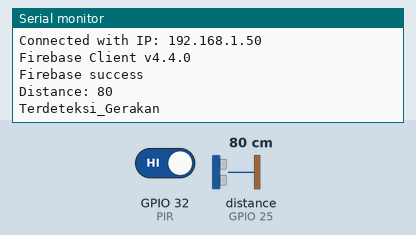
Simulated run of this sketch. Board: ESP32. On the bench: the last lines printed to the serial monitor. Wiring (inferred from the names in the program): ultrasonic range finder: trigger GPIO 26; echo GPIO 25. The test bench sets the inputs (shaded band); at power-on: GPIO 32 (PIR) HIGH, distance to the obstacle (sensor on GPIO 25) 80 cm. The echo pulse lasts 58.3 µs per cm; WiFi joins after 1.5 s; servers stay silent unless stated.

Above: at 2.7 s.
2.8 s: GPIO 32 (PIR) driven LOW
At 7.4 s:
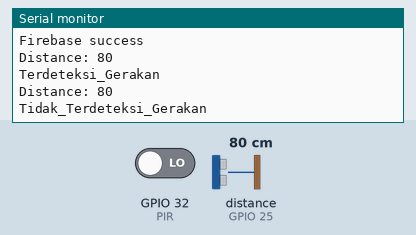
13.5 s: distance to the obstacle (sensor on GPIO 25) set to 2 cm
At 18.0 s:
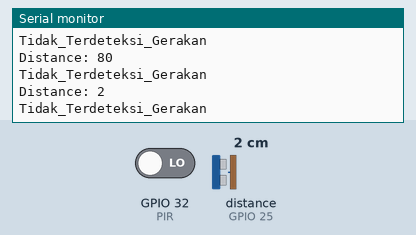
19.4 s: distance to the obstacle (sensor on GPIO 25) set to 4 cm
At 23.3 s:
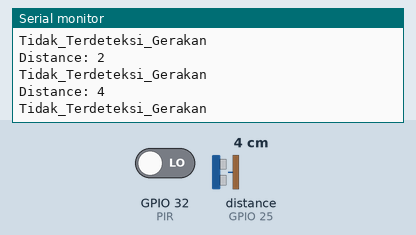
Timing chart, 0 to 24.8 s (numbered marks = the images above; inputs shaded):
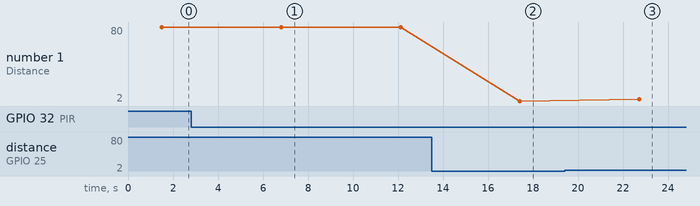

The sketch:

ESP1PPITubes.ino
```cpp
#include <Firebase_ESP_Client.h>
#include "addons/TokenHelper.h"
#include "addons/RTDBHelper.h"
#include <Wifi.h>

FirebaseData fbdo;
FirebaseAuth auth;
FirebaseConfig config;
bool signupOK = false;
#define WIFI_SSID "Pesonabali"
#define WIFI_PASSWORD "TU260922"
#define API_KEY "AIzaSyDtph1iI1NOzzjmFMvUTEffg1oFrMgGCLk"
#define DATABASE_URL "https://makankucing-1419d-default-rtdb.firebaseio.com/"

//variabel buat Ultrasonik
#define echoPin 25 //atur aja sesuai pin yg mau dipake
#define trigPin 26 //atur aja sesuai pin yg mau dipake
long duration, distance;

//variabel buat PIR
#define PIR 32//atur aja
int infoGerakan;

//variabel tambahan
String dataChar;

void setup() {
  Serial.begin(115200);
  WiFi.begin(WIFI_SSID, WIFI_PASSWORD);
  Serial.print("Connecting to Wi-Fi");
  while (WiFi.status() != WL_CONNECTED){
    Serial.print(".");
    delay(500);
  }
  digitalWrite(LED_BUILTIN, HIGH);
  Serial.println();
  Serial.print("Connected with IP: ");
  Serial.println(WiFi.localIP());
  Serial.println();
  Serial.printf("Firebase Client v%s\n\n", FIREBASE_CLIENT_VERSION);
  config.api_key = API_KEY;
  if (Firebase.signUp(&config, &auth, "","")){
    Serial.println("Firebase success");
    digitalWrite(LED_BUILTIN, LOW);
    signupOK = true;
  }
  else{
    String firebaseErrorMessage =config.signer.signupError.message.c_str();
    Serial.printf("%s\n",firebaseErrorMessage);
  }
  config.database_url = DATABASE_URL;
  config.token_status_callback = tokenStatusCallback;
  Firebase.begin(&config, &auth);
  Firebase.reconnectWiFi(true);
  //setup UltraSonik
  pinMode(trigPin, OUTPUT);
  pinMode(echoPin, INPUT);
  //setup PIR
  pinMode(PIR, INPUT);
}

void loop() {
  //Baca data Ultrasonik
  digitalWrite(trigPin, LOW);
  delayMicroseconds(2);
  digitalWrite(trigPin, HIGH);
  delayMicroseconds(10);
  digitalWrite(trigPin, LOW);
  duration = pulseIn(echoPin, HIGH);
  distance = duration/58.2;
  Serial.print("Distance: ");
  Serial.println(distance);
  //Baca data PIR
  infoGerakan = digitalRead(PIR);
  if(infoGerakan == LOW){
    Serial.println("Tidak_Terdeteksi_Gerakan");
    Serial.println("");
    dataChar="Tidak_Terdeteksi_Gerakan";
  }
  else {
    Serial.println("Terdeteksi_Gerakan");
    Serial.println("");
    dataChar="Terdeteksi_Gerakan";
  }
  Firebase.RTDB.setFloat(&fbdo, "Makanan", distance);
  String pindahData = dataChar;
  Firebase.RTDB.setString(&fbdo, "Kucing", pindahData);
  delay(5000);
}
```

Measured:
- after the input at 2.8 s, the serial monitor: prints a new line after 4.0 s (image 1)
- after the input at 13.5 s, the serial monitor: prints a new line after 3.9 s (image 2)
- after the input at 19.4 s, the serial monitor: prints a new line after 3.3 s (image 3)
- plotted number 1: 80 → 2 after the input at 13.5 s, 2 → 4 after the input at 19.4 s
